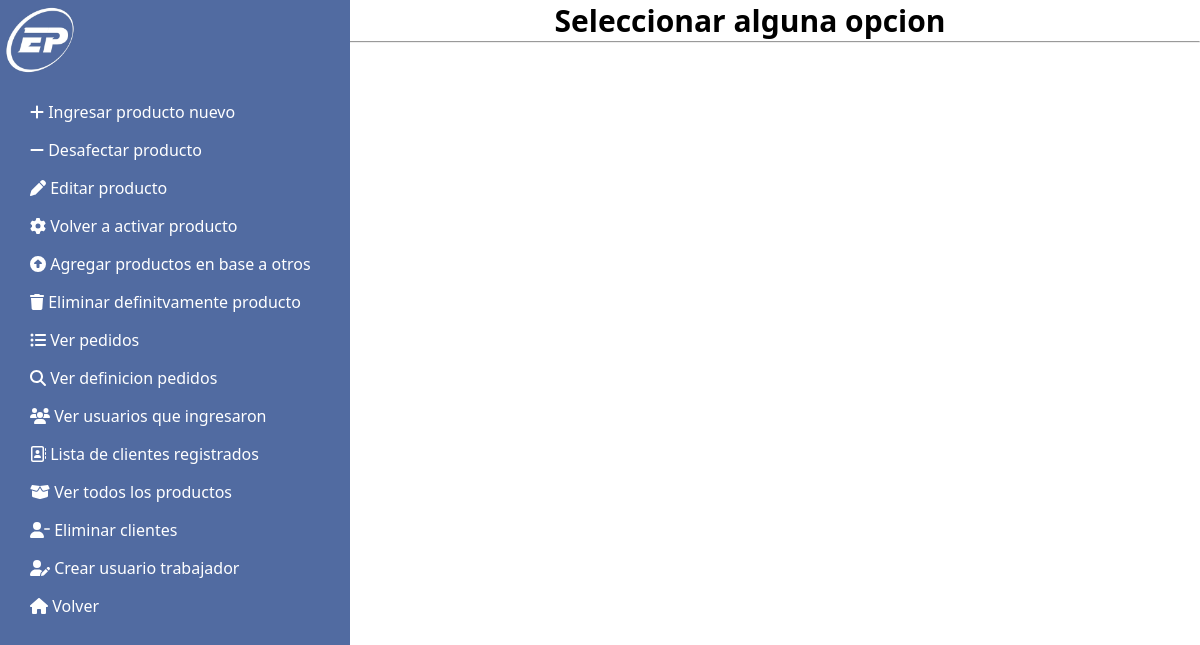
The app's page /lista_de_clientes.php, older data.
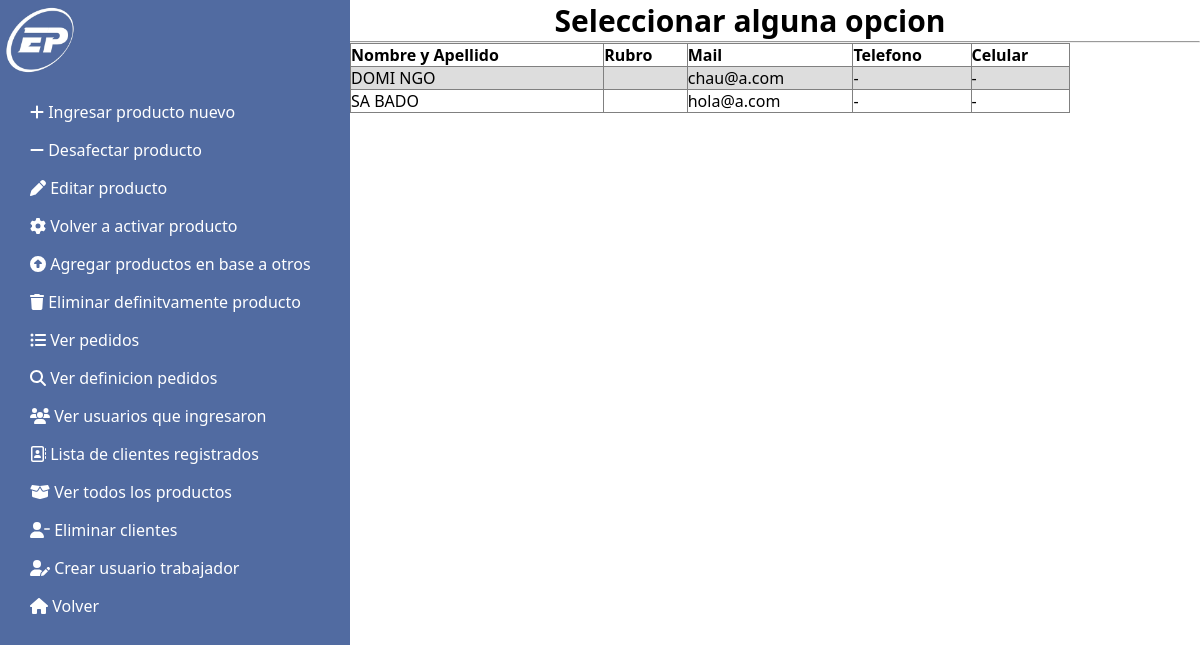
The same page, newer data.
### tables this page shows
CREATE TABLE `usuario` (
  `Mail` varchar(11) NOT NULL,
  `Contrasenia` int(11) NOT NULL,
  `Nombre` varchar(15) NOT NULL,
  `Apellido` varchar(15) NOT NULL,
  `Tipo` varchar(10) NOT NULL
);

### lista_de_clientes.php (the view, shortened to what this page needs)
<!DOCTYPE html>
<html lang="es">
        <head>
            <link rel="stylesheet" href="panel_control.css" />
            <link rel="stylesheet" href="tablaempleado.css" />
            <link rel="stylesheet" href="https://cdnjs.cloudflare.com/ajax/libs/font-awesome/6.2.0/css/all.min.css" />
          </head>
          <body>
            <h2 class="title" id="productos">Seleccionar alguna opcion</h2>
            <hr>
            <div class="sidebar">
            <a href = "index_trabajador.html"><img src="imagenes/LOGO.ico"width="80" alt=""></a>
              <ul class="nav">
                <li>
                  <a href="agregar-producto.html">
                    <i class="fa-solid fa-plus"></i>
                    <span>Ingresar producto nuevo</span>
                  </a>
                </li>
                <li>
                  <a href="eliminar-producto.html">
                    <i class="fa-solid fa-minus"></i>
                    <span>Desafectar producto</span>
                  </a>
                </li>
                <li>
                  <a href="editar-producto.html">
                    <i class="fa-solid fa-pen"></i>
                    <span>Editar producto</span>
                  </a>
                </li>
                <li>
                  <a href="volver-activar-producto.html">
                    <i class="fas fa-cog"></i>
                    <span>Volver a activar producto</span>
                  </a>
                </li>
                <li>
                  <a href="nuevo_producto_copiado.html">
                    <i class="fa-solid fa-circle-up"></i>
                    <span>Agregar productos en base a otros</span>
                  </a>
                </li>
                <li>
                    <a href="definitivo.html">
                      <i class="fa-solid fa-trash"></i>
                      <span>Eliminar definitvamente producto</span>
                    </a>
                  </li>
                  <li>
                    <a href="ver_pedidos.php">
                      <i class="fa-solid fa-list-ul"></i>
                      <span>Ver pedidos</span>
                    </a>
                  </li>
                  <li>
                    <a href="ver_pedidos_archivados.php">
                    <i class="fa-solid fa-magnifying-glass"></i>
                      <span>Ver definicion pedidos</span>
                    </a>
                  </li>
                  <li>
                    <a href="ver_usuarios.php">
                    <i class="fa-solid fa-users"></i>
                      <span>Ver usuarios que ingresaron</span>
                    </a>
                  </li>
                  <li>
                    <a href="lista_de_clientes.php">
                      <i class="fa-regular fa-address-book"></i>
                      <span>Lista de clientes registrados</span>
                    </a>
                  </li>
                  <li>
                    <a href="ver_productos.php">
                    <i class="fa-solid fa-box-open"></i>
                      <span>Ver todos los productos</span>
                    </a>
                  </li>
                  <li>
                    <a href="eliminar_cliente.html">
                    <i class="fa-solid fa-user-minus"></i>
                      <span>Eliminar clientes</span>
                    </a>
                  </li>
                  <li>
                    <a href="crear_trabajador.html">
                    <i class="fa-solid fa-user-pen"></i>
                      <span>Crear usuario trabajador</span>
                    </a>
                  </li>
                <li>
                    <a href="index_trabajador.html">
                      <i class="fa-solid fa-house"></i>
                      <span>Volver</span>
                    </a>
                  </li>
              </ul>
            </div>
<?php
include("db.php");
$contar = "SELECT count(*) from usuario where Tipo = 'Cliente'";
$con =  $conexion -> query($contar);
$visado = $con -> fetch_array();
if(empty($visado[0]) === false)
{
    ?>
    <table border = 1>
    <tr><th>Nombre y Apellido</th><th>Rubro</th><th>Mail</th><th>Telefono</th><th>Celular</th></tr>
    <?php
    $mail = 'AAAAAAAAAA';
    for($i = 0; $i < $visado[0]; $i ++)
    {
        $sel = "SELECT * from usuario where Mail > '$mail' and  Tipo = 'Cliente' order by Mail asc";
        $ecc =  $conexion -> query($sel);
        $ionar = $ecc -> fetch_array();
        $mail = $ionar[0];
        if(empty($carac[4]) === true)
        {
            $ionar[4] = "-";
        }
        if(empty($carac[5]) === true)
        {
            $ionar[5] = "-";
        }
        ?>
        <tr><td><?php echo $ionar[2] . " " . $ionar[3]?></td><td><?php echo $ionar[7]?></td><td><?php echo $ionar[0]?></td><td><?php echo $ionar[4]?></td><td><?php echo $ionar[5]?></td></tr>
        <?php
    }
    ?>
    </table>
    <button><a href = "Excelclientes.php">Exportar a Excel</a></button>
</body>
</html>
    <?php
}
else
{
    echo "No hay ingresos";
}

Row changes from the older to the newer data that the page shows:
added usuario: Nombre "DOMI", Apellido "NGO", Mail "chau@a.com", ionar "-"
added usuario: Nombre "SA", Apellido "BADO", Mail "hola@a.com", ionar "-"
Text that changed along with them:
text now shown: "Nombre y Apellido Rubro Mail Telefono Celular"
